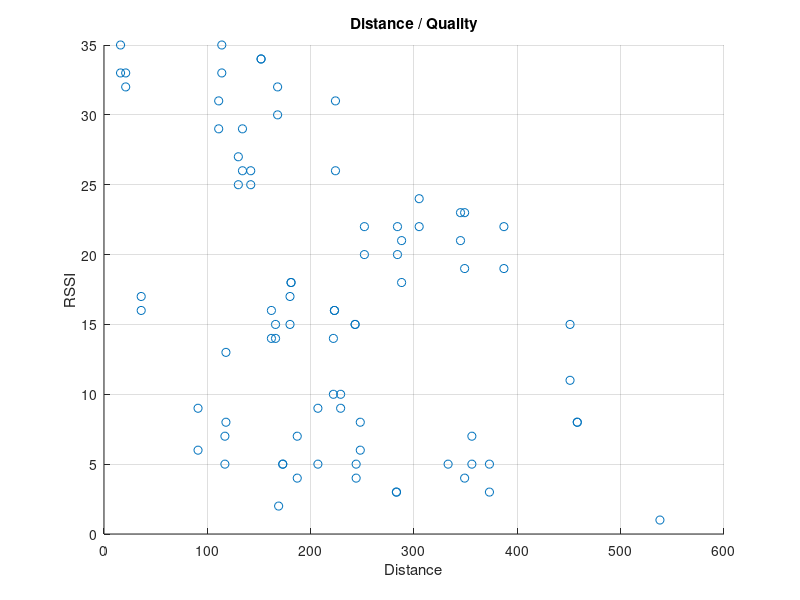

This chart was generated by the following MATLAB code:
clear;

x = [349.0 458.0 224.0 288.0 345.0 134.0 305.0 187.0 223.0 288.0 284.0 283.0 114.0 207.0 166.0 168.0 243.0 162.0 152.0 224.0 248.0 114.0 142.0 91.0 252.0 130.0 36.0 16.0 345.0 142.0 207.0 222.0 373.0 181.0 21.0 349.0 111.0 152.0 223.0 16.0 229.0 387.0 180.0 118.0 111.0 458.0 248.0 284.0 451.0 21.0 349.0 118.0 162.0 36.0 173.0 387.0 305.0 451.0 252.0 168.0 373.0 244.0 356.0 538.0 169.0 283.0 173.0 180.0 187.0 130.0 243.0 181.0 117.0 356.0 229.0 134.0 333.0 91.0 166.0 222.0 244.0 117.0 ];
y = [19 8 26 18 21 26 22 4 16 21 22 3 33 9 15 32 15 14 34 31 8 35 26 6 22 27 16 33 23 25 5 10 3 18 33 23 31 34 16 35 10 22 17 8 29 8 6 20 11 32 4 13 16 17 5 19 24 15 20 30 5 4 7 1 2 3 5 15 7 25 15 18 5 5 9 29 5 9 14 14 5 7 ]; 

scatter(x, y);
grid on;
xlabel('Distance');
ylabel('RSSI');
title(['Distance / Quality']);
